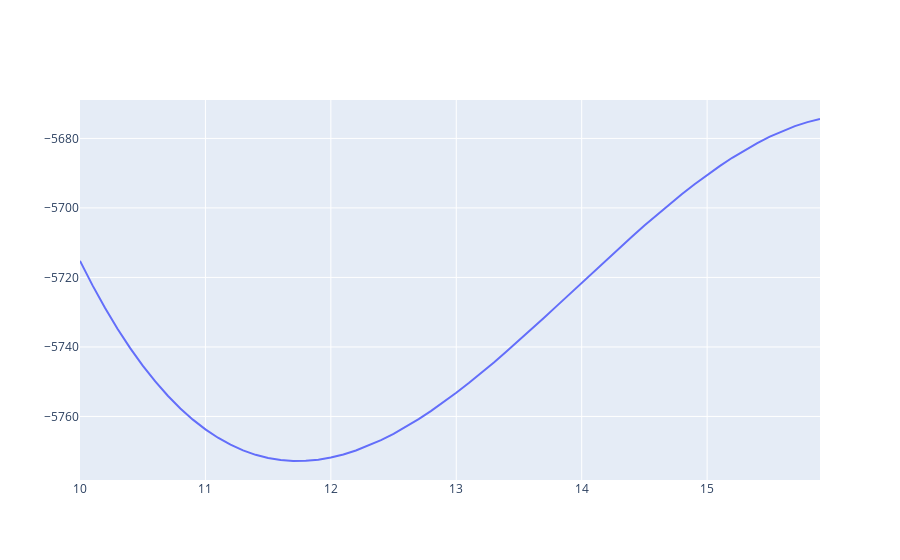

Source (notebook cell):
### Code cell
import plotly.graph_objects as go
import numpy as np

x=np.arange(10, 16, 0.1)
# -1297.71570239    95.41122223    -2.27919707]
fig = go.Figure(data=go.Scatter(x=x, y= (-1297.71570239*x) + (95.41122223*x**2)+(-2.27919707*x**3)))
fig.show()
